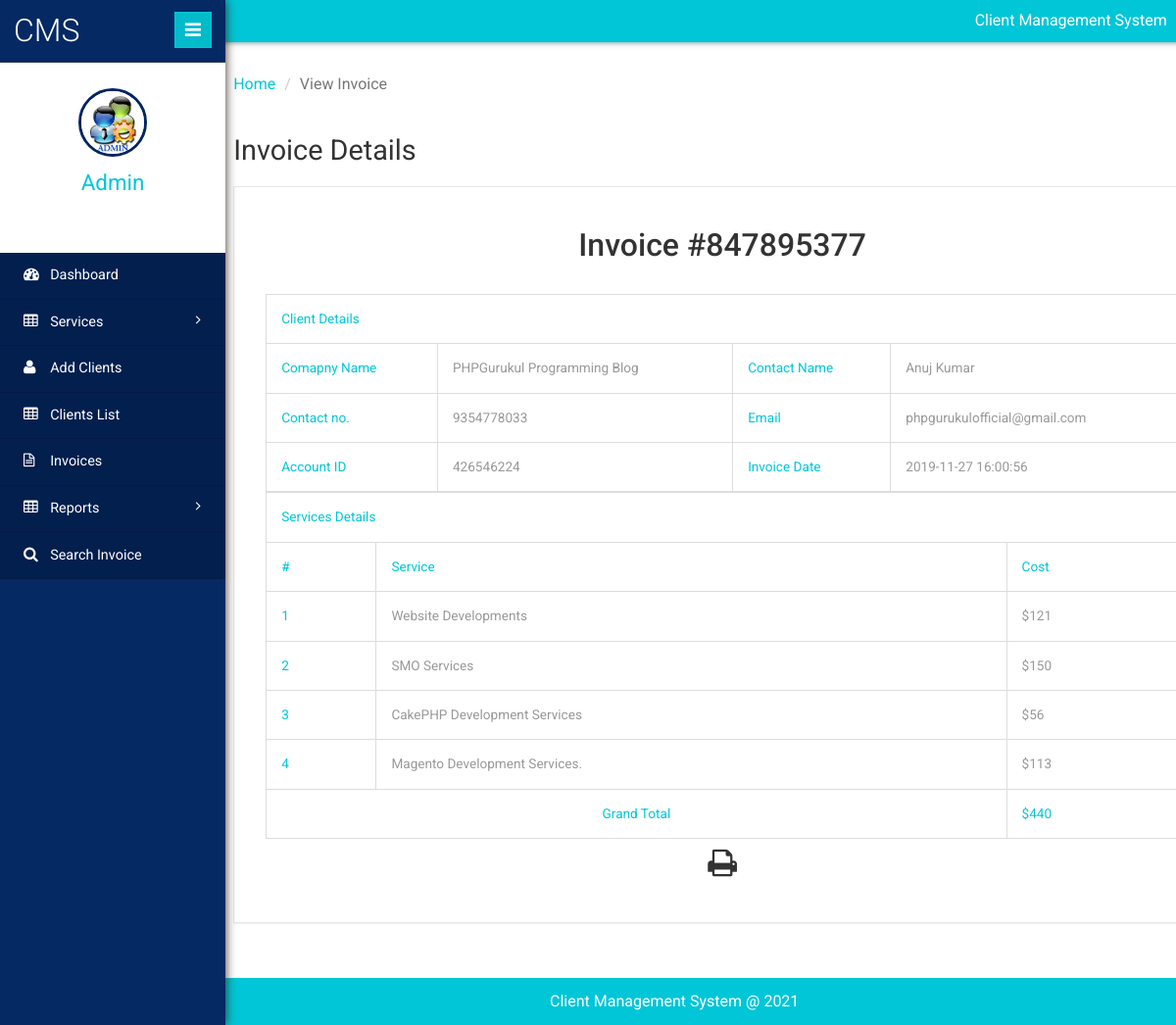
/clientms/admin/view-invoice.php?invoiceid=847895377 (signed in), run on the app's committed database.
### tables this page shows
CREATE TABLE `tblservices` (
  `ID` int(10) NOT NULL,
  `ServiceName` varchar(200) DEFAULT NULL,
  `ServicePrice` varchar(200) DEFAULT NULL,
  `CreationDate` timestamp NULL DEFAULT current_timestamp()
);

### clientms/admin/view-invoice.php (the view, shortened to what this page needs)
<?php
include('includes/dbconnection.php');
if (strlen($_SESSION['clientmsaid']==0)) {
  header('location:logout.php');
  } else{
  	?>
<!DOCTYPE HTML>
<html>
<head>
	<link href="css/bootstrap.min.css" rel='stylesheet' type='text/css' />
	<link href="css/style.css" rel='stylesheet' type='text/css' />
	<link href="css/font-awesome.css" rel="stylesheet">
	<link rel="stylesheet" href="css/icon-font.min.css" type='text/css' />
</head>
<body>
	<div class="page-container">
		<div class="left-content">
			<div class="inner-content">
				<?php include_once('includes/header.php');?>
				<div class="outter-wp">
					<div class="sub-heard-part">
						<ol class="breadcrumb m-b-0">
							<li><a href="dashboard.php">Home</a></li>
							<li class="active">View Invoice</li>
						</ol>
					</div>
		<div class="graph-visual tables-main" id="exampl">
						<h3 class="inner-tittle two">Invoice Details </h3>
<?php
$invid=intval($_GET['invoiceid']);
$sql="select distinct tblclient.ContactName,tblclient.CompanyName,tblclient.Workphnumber,tblclient.Email,tblclient.AccountID,tblinvoice.BillingId,tblinvoice.PostingDate from  tblclient
	join tblinvoice on tblclient.ID=tblinvoice.Userid  where tblinvoice.BillingId=:invid";
$query = $dbh -> prepare($sql);
$query->bindParam(':invid',$invid,PDO::PARAM_STR);
$query->execute();
$results=$query->fetchAll(PDO::FETCH_OBJ);
$cnt=1;
if($query->rowCount() > 0)
{
foreach($results as $row)
{               ?>
						<div class="graph">
							<div class="tables">
								<h4>Invoice #<?php echo $invid;?></h4>
													<table class="table table-bordered" width="100%" border="1">
<tr>
<th colspan="8">Client Details</th>
</tr>
							 <tr>
								<th>Comapny Name</th>
								<td><?php  echo htmlentities($row->CompanyName);?></td>
								<th>Contact Name</th>
								<td><?php  echo htmlentities($row->ContactName);?></td> </tr>
								<tr>
								<th>Contact no.</th>
								<td><?php  echo htmlentities($row->Workphnumber);?></td>
								<th>Email </th>
								<td><?php  echo htmlentities($row->Email);?></td>
							</tr>
							 <tr>
								<th>Account ID</th>
								<td><?php echo htmlentities($row->AccountID);?></td>
								<th>Invoice Date</th>
								<td colspan="6"><?php echo  htmlentities($row->PostingDate);?></td>
							</tr>
<?php $cnt=$cnt+1;}} ?>
</table>
<table class="table table-bordered" width="100%" border="1">
<tr>
<th colspan="3">Services Details</th>
</tr>
<tr>
<th>#</th>
<th>Service</th>
<th>Cost</th>
</tr>
<?php
$ret="select tblservices.ServiceName,tblservices.ServicePrice
	from  tblinvoice
	join tblservices on tblservices.ID=tblinvoice.ServiceId
	where tblinvoice.BillingId=:invid";
$query1 = $dbh -> prepare($ret);
$query1->bindParam(':invid',$invid,PDO::PARAM_STR);
$query1->execute();
$results=$query1->fetchAll(PDO::FETCH_OBJ);
$cnt=1;
if($query1->rowCount() > 0)
{
foreach($results as $row1)
{               ?>
<tr>
<th><?php echo $cnt;?></th>
<td><?php echo $row1->ServiceName?></td>
<td><?php echo "$".$subtotal=$row1->ServicePrice?></td>
</tr>
<?php
$gtotal+=$subtotal;
 $cnt=$cnt+1;}
} ?>
<tr>
<th colspan="2" style="text-align:center">Grand Total</th>
<th><?php echo "$".$gtotal?></th>
</tr>
</table>
<p style="margin-top:1%"  align="center">
  <i class="fa fa-print fa-2x" style="cursor: pointer;"  OnClick="CallPrint(this.value)" ></i>
</p>
							</div>
						</div>
					</div>
				</div>
				<?php include_once('includes/footer.php');?>
			</div>
		</div>
		<?php include_once('includes/sidebar.php');?>
	</div>
</body>
</html>
<?php }  ?>

### clientms/admin/includes/sidebar.php (shortened to what this page needs)
 <div class="sidebar-menu">
    <header class="logo">
        <a href="#" class="sidebar-icon"> <span class="fa fa-bars"></span> </a> <a href="dashboard.php"> <span id="logo"> <h1>CMS</h1></span>
        </a>
    </header>
    <div class="down">
        <?php
$aid=$_SESSION['clientmsaid'];
$sql="SELECT AdminName from  tbladmin where ID=:aid";
$query = $dbh -> prepare($sql);
$query->bindParam(':aid',$aid,PDO::PARAM_STR);
$query->execute();
$results=$query->fetchAll(PDO::FETCH_OBJ);
$cnt=1;
if($query->rowCount() > 0)
{
foreach($results as $row)
{               ?>
        <a href="dashboard.php"><img src="images/images.jpg" height="70" width="70"></a>
        <a href="dashboard.php"><span class=" name-caret"><?php  echo $row->AdminName;?></span></a>
        <?php $cnt=$cnt+1;}} ?>
        <ul>
            <li><a class="tooltips" href="admin-profile.php"><span>Profile</span><i class="lnr lnr-user"></i></a></li>
            <li><a class="tooltips" href="change-password.php"><span>Settings</span><i class="lnr lnr-cog"></i></a></li>
            <li><a class="tooltips" href="logout.php"><span>Log out</span><i class="lnr lnr-power-switch"></i></a></li>
        </ul>
    </div>
    <div class="menu">
        <ul id="menu" >
            <li><a href="dashboard.php"><i class="fa fa-tachometer"></i> <span>Dashboard</span></a></li>
            <li id="menu-academico" ><a href="#"><i class="fa fa-table"></i> <span> Services</span> <span class="fa fa-angle-right" style="float: right"></span></a>
            </li>
            <li><a href="add-client.php"><i class="fa fa-user"></i> <span>Add Clients</span></a></li>
            <li><a href="manage-client.php"><i class="fa fa-table"></i> <span>Clients List</span></a></li>
            <li><a href="invoices.php"><i class="fa fa-file-text-o"></i> <span>Invoices</span></a></li>
            <li id="menu-academico" ><a href="#"><i class="fa fa-table"></i> <span> Reports</span> <span class="fa fa-angle-right" style="float: right"></span></a>
            </li>
            <li><a href="search-invoices.php"><i class="fa fa-search"></i> <span>Search Invoice</span></a></li>
        </ul>
    </div>
</div>

### data on the page
tblservices: ServiceName "Website Developments", ServicePrice "121"
tblservices: ServiceName "SMO Services", ServicePrice "150"
tblservices: ServiceName "CakePHP Development Services", ServicePrice "56"
tblservices: ServiceName "Magento Development Services.", ServicePrice "113"

### other printed values
$row->CompanyName "PHPGurukul Programming Blog"
$row->ContactName "Anuj Kumar"
$row->Workphnumber "9354778033"
$row->Email "phpgurukulofficial@gmail.com"
$row->AccountID "426546224"
$row->PostingDate "2019-11-27 16:00:56"
$gtotal "440"
$row->AdminName "Admin"
